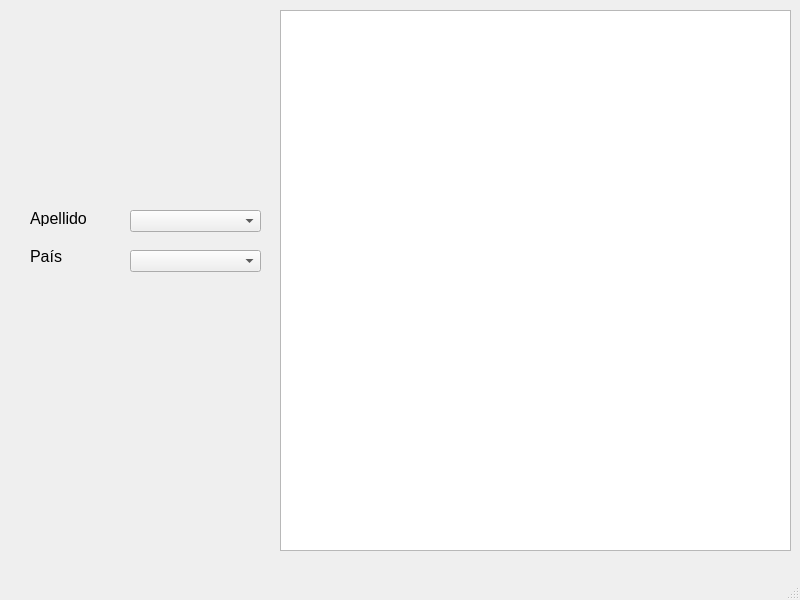
<?xml version="1.0" encoding="UTF-8"?>
<ui version="4.0">
 <class>VentanaConsultaApellido</class>
 <widget class="QMainWindow" name="VentanaConsultaApellido">
  <property name="geometry">
   <rect>
    <x>0</x>
    <y>0</y>
    <width>800</width>
    <height>600</height>
   </rect>
  </property>
  <property name="windowTitle">
   <string>MainWindow</string>
  </property>
  <widget class="QWidget" name="centralwidget">
   <widget class="QComboBox" name="apellidos_box">
    <property name="geometry">
     <rect>
      <x>130</x>
      <y>210</y>
      <width>131</width>
      <height>22</height>
     </rect>
    </property>
   </widget>
   <widget class="QComboBox" name="paises_box">
    <property name="geometry">
     <rect>
      <x>130</x>
      <y>250</y>
      <width>131</width>
      <height>22</height>
     </rect>
    </property>
   </widget>
   <widget class="QLabel" name="label">
    <property name="geometry">
     <rect>
      <x>30</x>
      <y>210</y>
      <width>71</width>
      <height>16</height>
     </rect>
    </property>
    <property name="font">
     <font>
      <pointsize>12</pointsize>
     </font>
    </property>
    <property name="text">
     <string>Apellido</string>
    </property>
   </widget>
   <widget class="QLabel" name="label_2">
    <property name="geometry">
     <rect>
      <x>30</x>
      <y>250</y>
      <width>47</width>
      <height>13</height>
     </rect>
    </property>
    <property name="font">
     <font>
      <pointsize>12</pointsize>
     </font>
    </property>
    <property name="text">
     <string>País</string>
    </property>
   </widget>
   <widget class="QPlainTextEdit" name="plainTextEdit">
    <property name="geometry">
     <rect>
      <x>280</x>
      <y>10</y>
      <width>511</width>
      <height>541</height>
     </rect>
    </property>
   </widget>
  </widget>
  <widget class="QMenuBar" name="menubar">
   <property name="geometry">
    <rect>
     <x>0</x>
     <y>0</y>
     <width>800</width>
     <height>21</height>
    </rect>
   </property>
  </widget>
  <widget class="QStatusBar" name="statusbar"/>
 </widget>
 <resources/>
 <connections/>
</ui>
